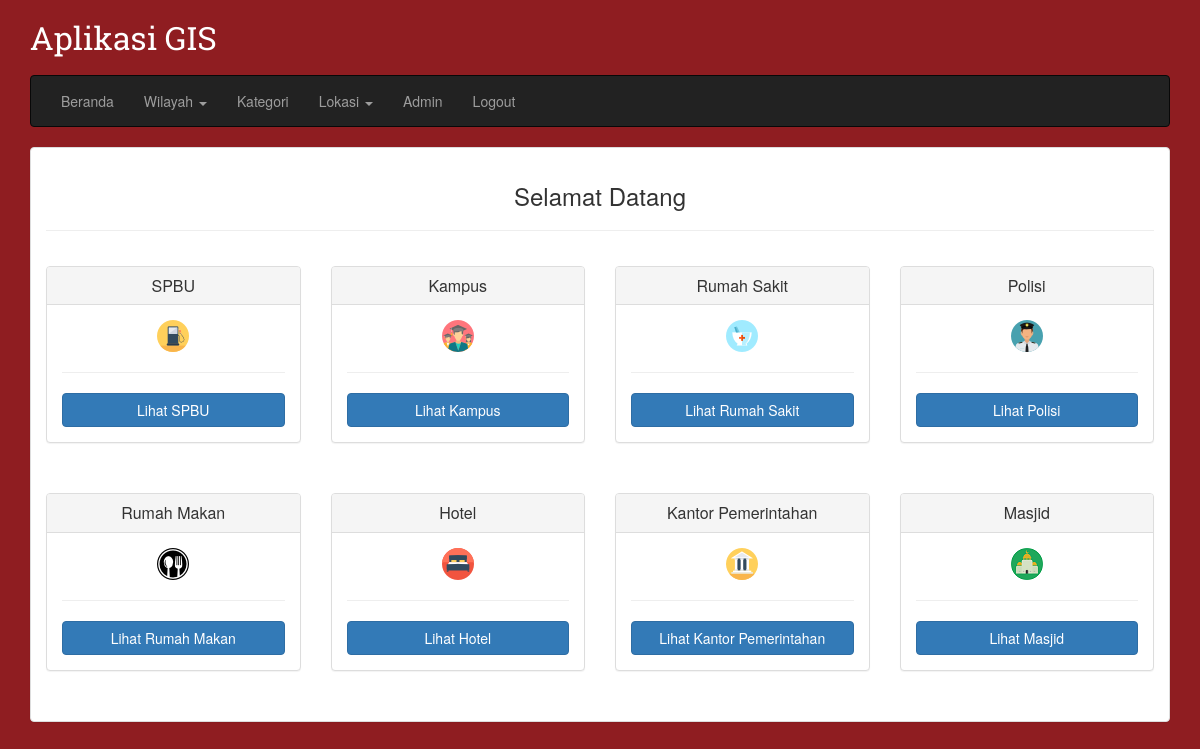
The page /admin/index.php (signed in) on the database its author committed.
### tables this page shows
CREATE TABLE `kategori` (
  `id` int(11) NOT NULL,
  `nama` varchar(32) NOT NULL,
  `icon` varchar(50) NOT NULL
);

### admin/halaman/beranda.php (the view)
<h3 class="text-center">Selamat Datang</h3>
<hr>
<div class="row">
    <?php
    $q = mysqli_query($conn, "SELECT * FROM kategori");
    while($d = mysqli_fetch_array($q)) {
        echo "
        <div class=\"col-md-3 text-center\">
            <div class=\"panel panel-default\">
                <div class=\"panel-heading\">
                    <h3 class=\"panel-title\">$d[nama]</h3>
                </div>
                <div class=\"panel-body\">
                    <img src=\"../assets/img/kategori/$d[icon]\">
                    <hr>
                    <a href=\"index.php?halaman=lokasi/list&kategori=$d[id]\" class=\"btn btn-primary btn-block\">Lihat $d[nama]</a>
                </div>
            </div>
        </div>
        ";
    }
    ?>
</div>

### admin/index.php (shortened to what this page needs)
<?php
if(!isset($_SESSION["id_admin"])) {
    require_once("halaman/login.php");
} else {
    $layout = isset($_GET["layout"]) ? $_GET["layout"] : "default";
    $file_layout = file_exists("layout/".$layout.".php") ? $layout : 'default';
    require("layout/".$file_layout.".php");
}

### admin/layout/default.php (shortened to what this page needs)
<!DOCTYPE html>
<html lang="en">
<head>
    <link rel="stylesheet" href="../assets/css/bootstrap.min.css">
    <link rel="stylesheet" href="../assets/css/style.css">
    <link rel="stylesheet" href="../assets/DataTables/datatables.min.css">
</head>
<body>
    <div class="container">
        <div class="header">
            <h1>Aplikasi GIS</h1>
        </div>
        <nav class="navbar navbar-inverse">
            <div id="navbar" class="navbar-collapse collapse">
                <ul class="nav navbar-nav">
                    <li><a href="index.php">Beranda</a></li>
                    <li class="dropdown">
                        <a href="#" class="dropdown-toggle" data-toggle="dropdown" role="button" aria-haspopup="true" aria-expanded="false">
                            Wilayah <span class="caret"></span>
                        </a>
                    </li>
                    <li><a href="index.php?halaman=kategori/list">Kategori</a></li>
                    <li class="dropdown">
                        <a href="#" class="dropdown-toggle" data-toggle="dropdown" role="button" aria-haspopup="true" aria-expanded="false">
                            Lokasi <span class="caret"></span>
                        </a>
                    </li>
                    <li><a href="index.php?halaman=admin/list">Admin</a></li>
                    <li><a href="index.php?halaman=logout">Logout</a></li>
                </ul>
            </div>
        </nav>
        <div class="panel panel-default">
            <div class="panel-body">
                <?php require_once("halaman/".$file_halaman.".php"); ?>
            </div>
        </div>
    </div>
</body>
</html>

### assets/css/style.css (style rules this page uses)
body { margin: 20px 0 0; background-color: #8F1D21; }
.header h1 { font-family: "Roboto Slab"; font-size: 32px; color: #fff; margin: 0 0 20px; }
div.col-md-3.text-center { padding: 15px; }

### rows shown on the page
kategori: nama "SPBU", icon (picture)
kategori: nama "Kampus", icon (picture)
kategori: nama "Rumah Sakit", icon (picture)
kategori: nama "Polisi", icon (picture)
kategori: nama "Rumah Makan", icon (picture)
kategori: nama "Hotel", icon (picture)
kategori: nama "Kantor Pemerintahan", icon (picture)
kategori: nama "Masjid", icon (picture)
